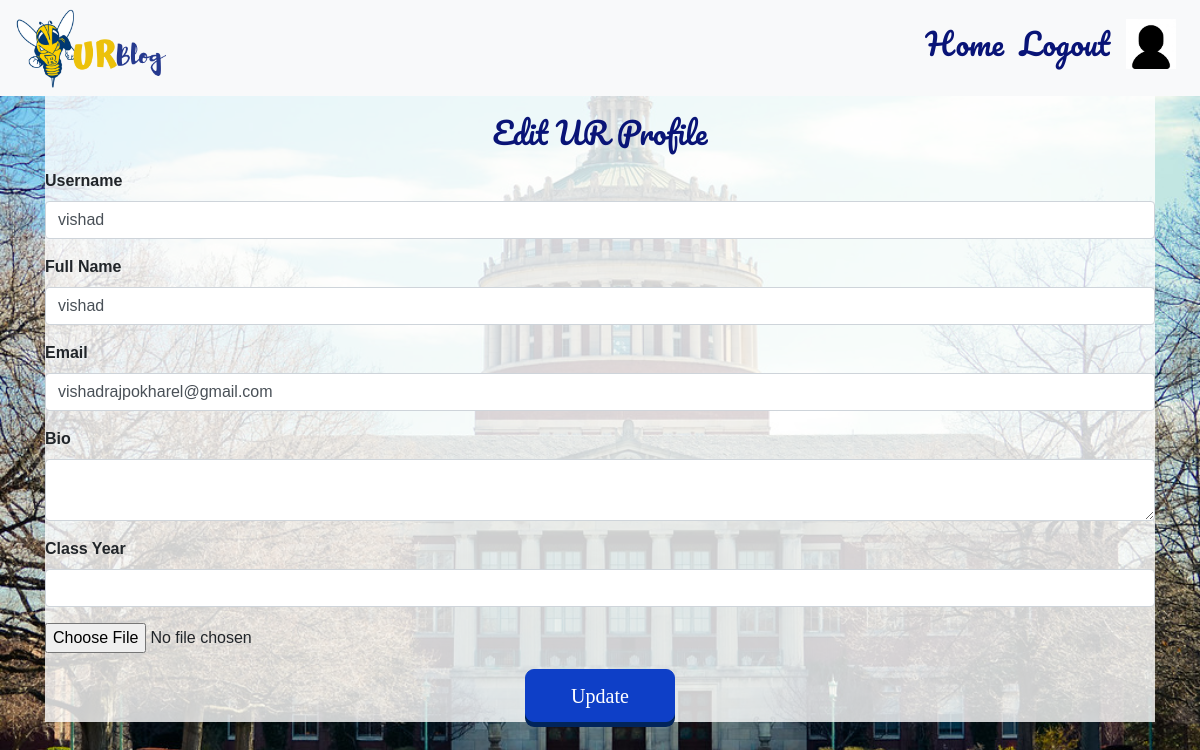
/account (signed in), run on an earlier commit of the app's database.
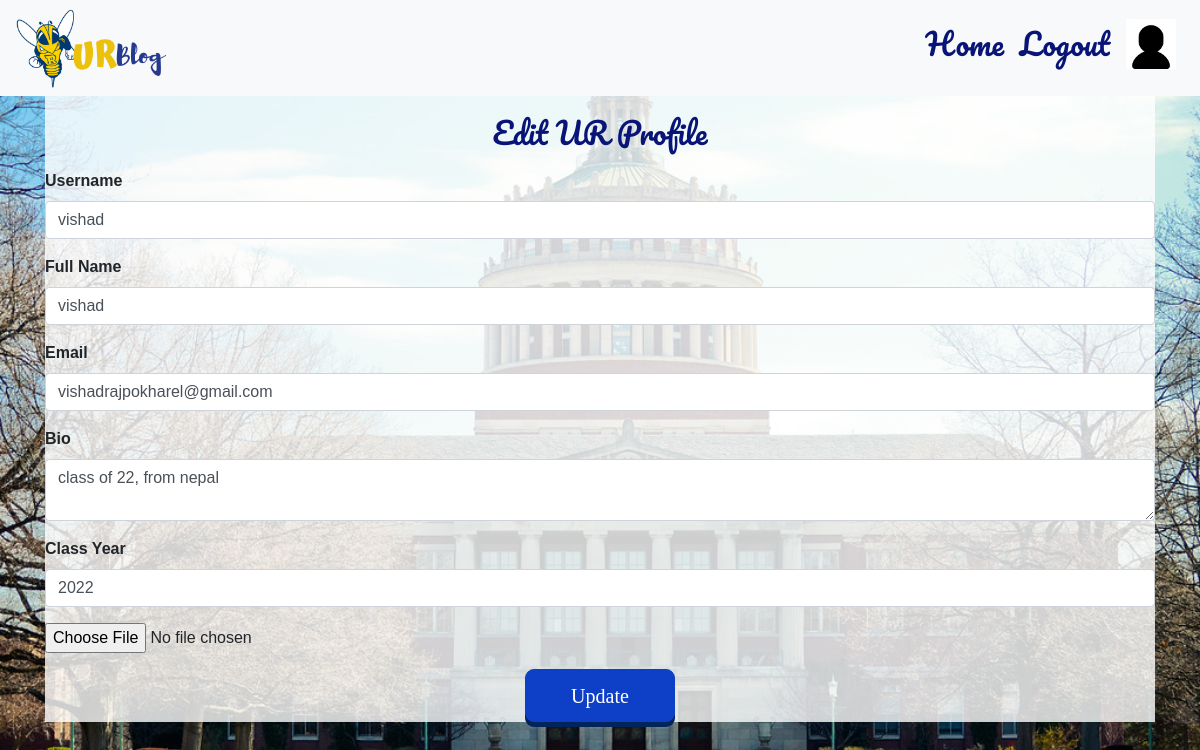
And on a later commit of the database.
### backend.py (models this page shows)
class User(db.Model, UserMixin):
    __tablename__ = "Users"
    id = db.Column(db.Integer, primary_key=True, autoincrement=True)
    email = db.Column(db.String(120), unique=True, nullable=False)
    username = db.Column(db.String(15), unique=True, nullable = False)
    full_name = db.Column(db.String(128), nullable = False)
    bio = db.Column(db.String(1024))
    class_year = db.Column(db.String(10))
    password = db.Column(db.String(60), nullable=False)
    otp_secret = db.Column(db.Integer, nullable=True)
    picture = db.Column(db.String(20), nullable=False, default='default.jpg')
    posts = db.relationship('Post', backref='author_of_post', lazy=True)
    comments = db.relationship('Comment', backref='author_of_comment', lazy=True)

### backend.py (the view)
@app.route("/account", methods=['GET', 'POST'])
@login_required
def account():
    form = UpdateAccountForm()
    if form.validate_on_submit():
        if form.picture.data:
            picture_file = save_profile_picture(form.picture.data)
            current_user.picture = picture_file
        current_user.username = form.username.data
        current_user.full_name = form.full_name.data
        current_user.email = form.email.data
        current_user.bio = form.bio.data
        current_user.class_year = form.class_year.data
        db.session.commit()
        flash('Your account has been updated!', 'success')
        return redirect(url_for('profile'))
    elif request.method == 'GET':
        form.username.data = current_user.username
        form.email.data = current_user.email
        form.full_name.data = current_user.full_name
        form.bio.data = current_user.bio
        form.class_year.data = current_user.class_year
    picture = url_for('static', filename='user_pictures/' + current_user.picture)
    logged_in = checklogin()
    return render_template('EditProfile.html', picture=picture, form=form, logged_in=logged_in)

### backend.py (shortened to what this page needs)
class UpdateAccountForm(FlaskForm):
    username = StringField('Username', validators=[InputRequired(), Length(min=2, max=20)])
    full_name = StringField("Full Name", validators=[InputRequired(), Length(min=5, max=35)])
    bio = TextAreaField("Bio", validators=[Length(max=1024)])
    class_year = StringField("Class Year", validators=[Length(max=10)])
    email = StringField('Email', validators=[InputRequired(), Email()])
    picture = FileField('Update Profile Picture', validators=[FileAllowed(['jpg', 'png'])])
    submit = SubmitField('Update')

### backend.py (called while the page is built)
@login.user_loader
def load_user(id):
    return User.query.get(int(id))

def checklogin():
    if current_user.is_authenticated:
        return True
    else:
        return False

### templates/EditProfile.html (shortened to what this page needs)
{% import "bootstrap/wtf.html" as wtf %}
{%  extends "Header.html" %}
{% block content %}
<html>
    <body class="body-create">
        <div class="container">
                <div id = "create">
                        <form action ="/account" method ="post" id="blogform" enctype="multipart/form-data">
                            <h1 class="header-login-signup" style="text-align: center"> Edit UR Profile</h1>
                            <div class="form-group">
                                {{wtf.form_field(form.username)}}
							</div>
							<div class="form-group">
                                {{wtf.form_field(form.full_name)}}
                            </div>
                            <div class="form-group">
                                {{wtf.form_field(form.email)}}
                            </div>
                            <div class="form-group">
                                {{wtf.form_field(form.bio)}}
                            </div>
                            <div class="form-group">
                                {{wtf.form_field(form.class_year)}}
                            </div>
                            <div class = "form-group">
                                {{form.picture}}
							</div>
                            <div>
                                {{wtf.form_field(form.submit, class ="btn btn-light btn-block btn-lg", id = "startBtn")}}
                            </div>
                        </form>
                </div>
        </div>
    </body>
</html>
{% endblock %}

### templates/Header.html (shortened to what this page needs)
<!DOCTYPE html>
<html lang="en">
<head>
	<link rel="stylesheet" href="/static/mero.css">
	<link rel="stylesheet" href="https://stackpath.bootstrapcdn.com/bootstrap/4.3.1/css/bootstrap.min.css">
  <nav class="navbar navbar-light bg-light navbar-expand-md fixed-top">
    <a href="http://localhost:5000/"><img class="logo" src="/static/images/logo.png"></a>
    <div class="collapse navbar-collapse " id="forDisplay">
      <ul class="navbar-nav ml-auto">
        {% if logged_in %}
          <a class="nav-link" href="http://localhost:5000/">Home</a>
          <a class="nav-link" href="http://localhost:5000/logout">Logout</a>
          <a class="nav-link" href="http://localhost:5000/profile"><img class ="logo1" id="nav_img" src="/static/user_pictures/{{current_user.picture}}"></a>
        {% else %}
          <a class="nav-link" href="http://localhost:5000/">Home</a>
          <a class="nav-link" href="http://localhost:5000/login">Login</a>
          <a class="nav-link" href="http://localhost:5000/signup">SignUp</a>
        {% endif %}
      </ul>
    </div>
  </nav>
</head>
<br>
<br>
  {% block content %} {% endblock %}
</body>
<br>
</html>

### static/mero.css (style rules this page uses)
#startBtn { font-family: OpenSans; color: #FFFFFF; background-color: rgb(14, 63, 199); border: 1px solid rgb(14, 63, 199); border-radius: 0; box-shadow: 0px 5px 0px rgb(1, 36, 90); position: relative; top: 0px; transition: all ease 0.3s; display: flex; justify-content: center; text-align: center; width: 150px; height: 53px; margin:0 auto; border-radius: 9px; }
.btn { line-height: 100px; height: 100px; text-align: center; width: 700px; cursor: pointer; }
html, body { height: 80%; font-weight: 100; }
body { background: #030321; font-family: Arial; }
form { text-align: center; }
.logo { width: 150px; padding-top: -0x; }
.logo1 { width: 80px; padding-top: -0x; }
.nav-link { padding-top:-100px; }
.navbar { font-family: 'Pacifico', cursive; display: block; font-size: 30px; }
.navbar .navbar-nav a { color: rgb(9, 20, 119) !important; }
.header-login-signup { font-family: 'Pacifico', cursive; display: block; font-size: 30px; padding-top: 10px; padding-bottom: 10px; color: rgb(9, 20, 119); }
.form-group { text-align:left !important; }
.body-create { background-image: url("images/Library.jpg"); background-repeat: no-repeat; background-size: cover; }
#create { position: relative; padding-top: 50px !important; padding-bottom:0px; margin-top: 7px !important; background-color: rgb(255, 255, 255, 0.8) !important; text-align: center; margin-bottom: 2px !important; width: 100%; height:200%; }
.form-group { font-family: Verdana, Geneva, Tahoma, sans-serif; font-weight: bold; }

### templates/Header.html (style rules this page uses)
#nav_img { height: 50px; width: 50px; position:relative; top:-5px; }

What changed in the data, as far as the page shows it:
changed User "vishad": bio (not shown) → "class of 22, from nepal"; class_year (not shown) → "2022"
